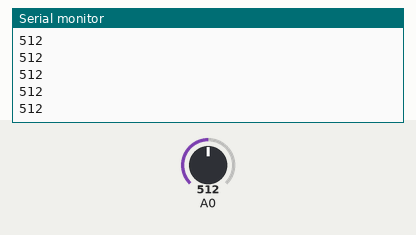
This sketch was run on a simulated Arduino Uno, built with avr-gcc and run on an emulated ATmega328P. Parts: the last lines printed to the serial monitor. Inputs (shaded band) come from the test bench; at power-on: A0 = 512.

Above: at 1.2 s.
1.3 s: A0 set to 716
At 1.8 s:
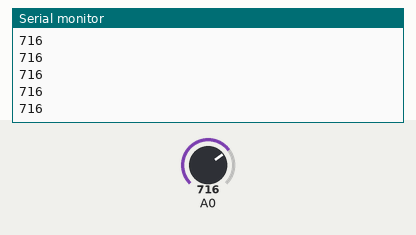
2.8 s: A0 set to 900
At 3.3 s:
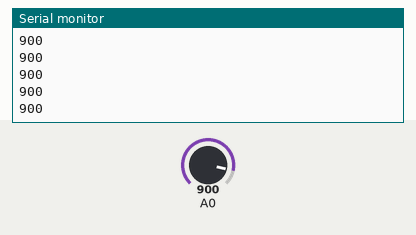
Timing chart, 0 to 5.8 s (numbered marks = the images above; inputs shaded):
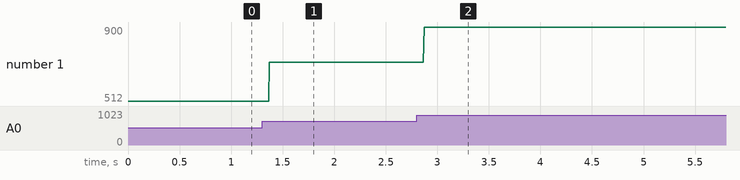

The sketch:

02_05_Light_Lesson.ino
```cpp
void setup() {
  // put your setup code here, to run once:
  Serial.begin(9600);
}

void loop() {
  // put your main code here, to run repeatedly:
  int photoresistor = analogRead(A0);
  Serial.println(photoresistor);
}
```

Measured:
- after the input at 1.3 s, the serial monitor: prints a new line after 0.07 s (image 1)
- after the input at 2.8 s, the serial monitor: prints a new line after 0.07 s (image 2)
- plotted number 1: 512 → 716 after the input at 1.3 s, 716 → 900 after the input at 2.8 s
